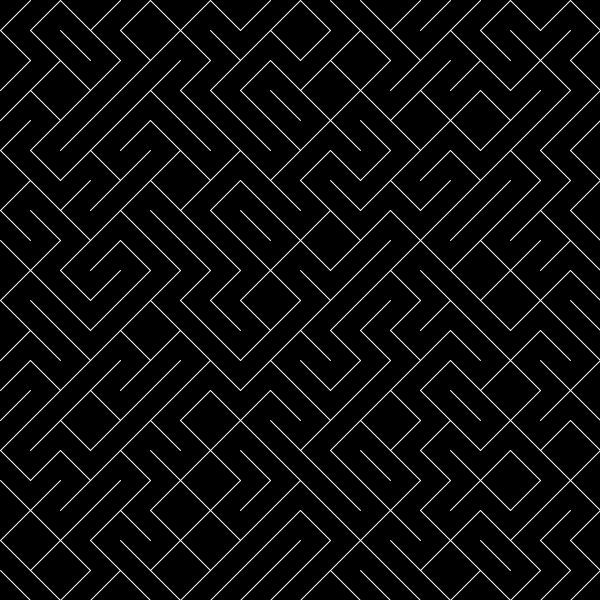
Frame 1 (no input)
Frame 60 (the mouse pressed at the canvas centre just before this capture): identical to frame 1, image omitted
Frame 120 (the mouse held since frame 60 and released just before this capture): identical to frame 1, image omitted

The Processing sketch that drew this single still picture (run headless with seeded random() and noise(); from frame 60 on, the mouse is pressed at the canvas centre):

// Processing sketch: yes_no
// ── yes_no.pde

int tileCount = 20;
int actRandomSeed = 0;

void setup() {
  size(600, 600);
}

void draw() {
  background(0);
//  smooth();
  stroke(255);
  
  randomSeed(actRandomSeed);
  
  for (int gridY = 0; gridY < tileCount; gridY++) {
    for (int gridX = 0; gridX < tileCount; gridX++) {
      
      int posX = width/tileCount * gridX;
      int posY = height/tileCount * gridY;
      
      int toggle = (int)random(0,2);
      
      if (toggle == 0) {
        
        line(posX, posY, posX + width / tileCount, posY + height / tileCount);
        
      } else {
        
        line(posX, posY + width / tileCount, posX + height / tileCount, posY);
        
      }
      
      
    }
  }
  
}
